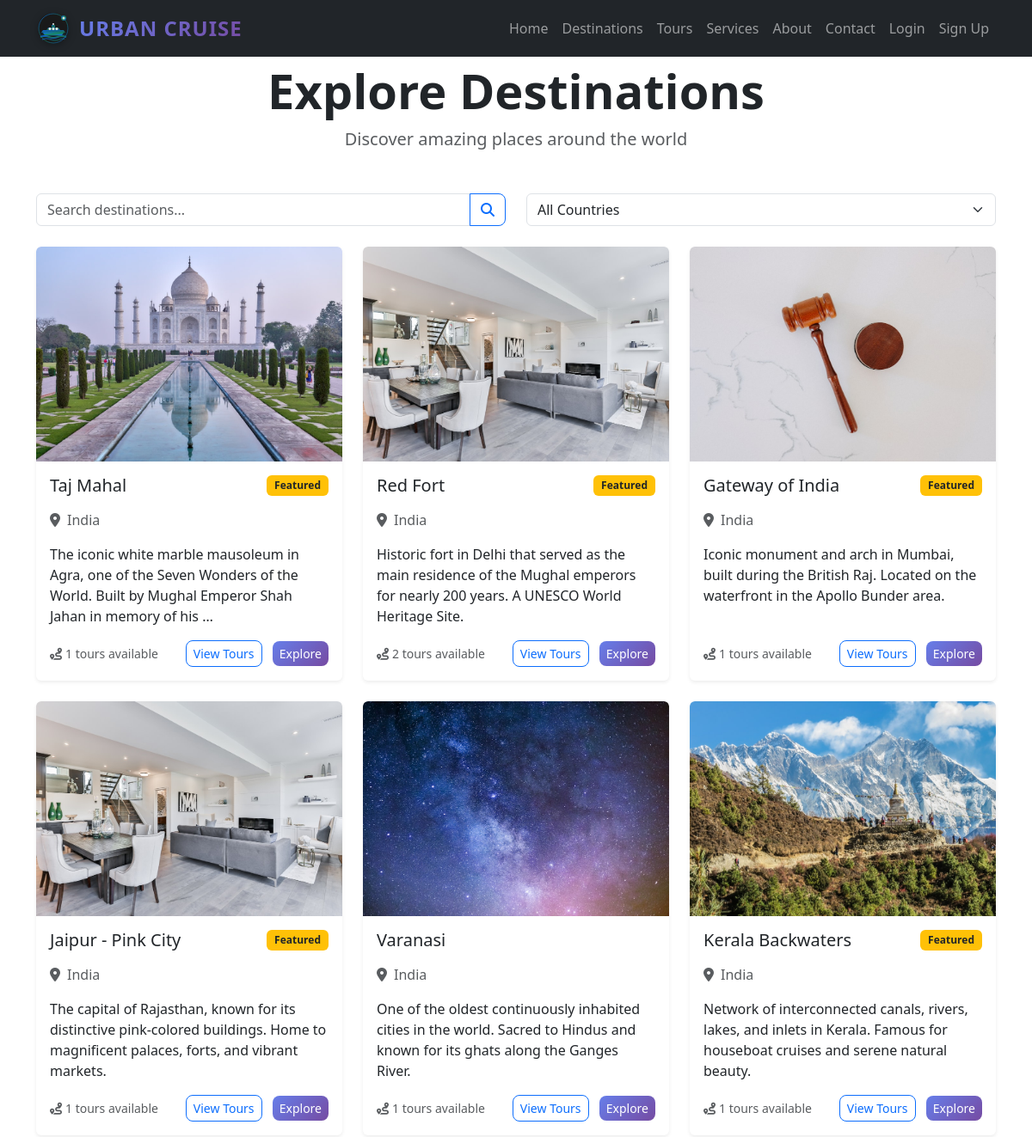
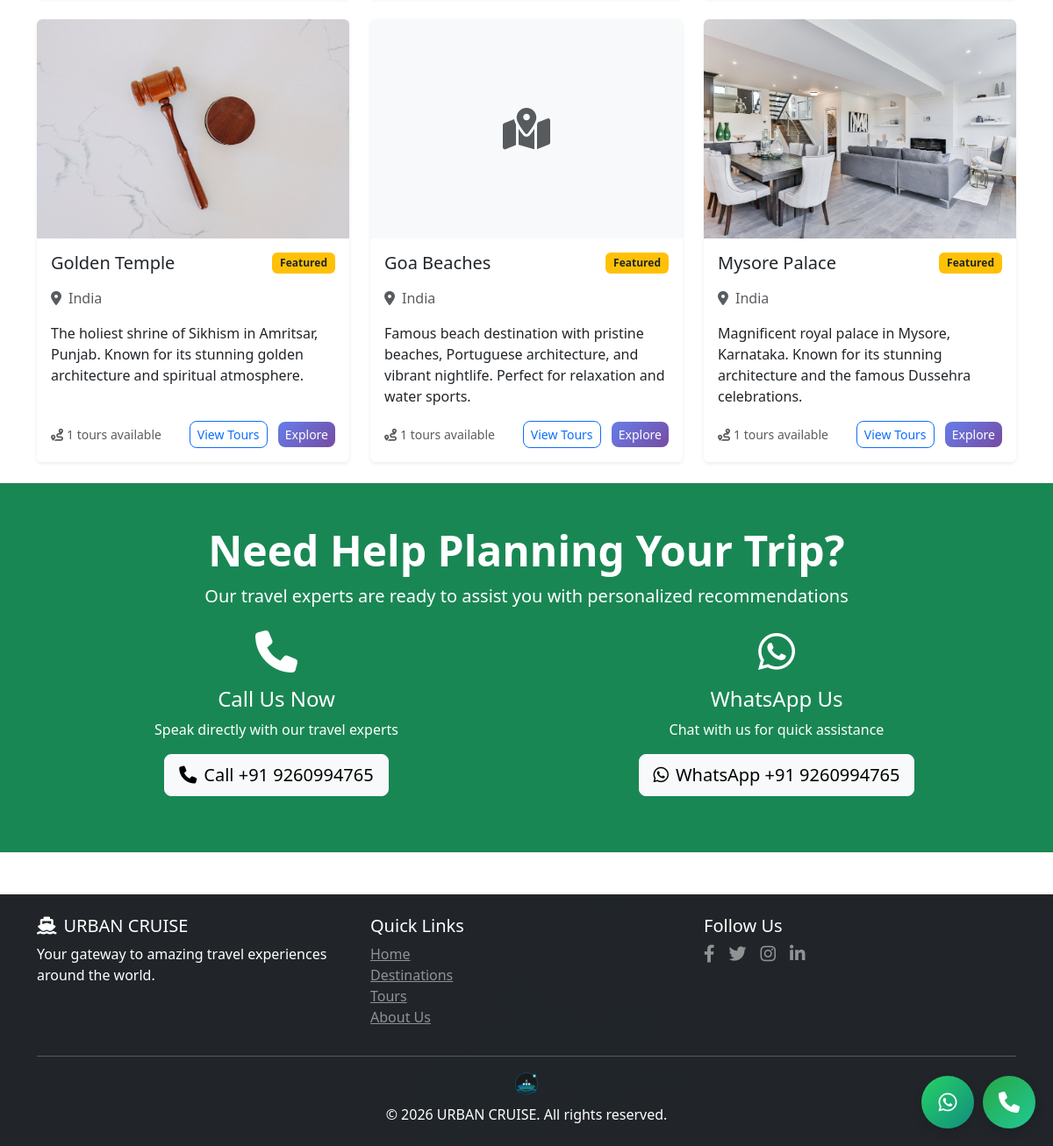
/destinations/, run on the app's committed database (2 pictures, top to bottom).
### travel/models.py (models this page shows, shortened)
class Destination(models.Model):
    name = models.CharField(max_length=200)
    country = models.CharField(max_length=100)
    description = models.TextField()
    image = models.ImageField(upload_to='destinations/')
    featured = models.BooleanField(default=False)
    created_at = models.DateTimeField(auto_now_add=True)
    class Meta:
        verbose_name_plural = "Destinations"

### travel/views.py (the view)
# urls.py: path('destinations/', views.destinations, name='destinations'),
def destinations(request):
    destinations_list = Destination.objects.all()
    countries = Destination.objects.values_list('country', flat=True).distinct()
    search_query = request.GET.get('search', '')
    country_filter = request.GET.get('country', '')
    if search_query:
        destinations_list = destinations_list.filter(
            Q(name__icontains=search_query) | Q(description__icontains=search_query)
        )
    if country_filter:
        destinations_list = destinations_list.filter(country=country_filter)
    paginator = Paginator(destinations_list, 9)
    page_number = request.GET.get('page')
    destinations = paginator.get_page(page_number)
    context = {
        'destinations': destinations,
        'countries': countries,
        'search_query': search_query,
        'selected_country': country_filter,
    }
    return render(request, 'travel/destinations.html', context)

### templates/travel/destinations.html (shortened to what this page needs)
{% extends 'base.html' %}
{% block content %}
<div class="container mt-5 pt-4">
    <div class="text-center mb-5">
        <h1 class="display-4 fw-bold">Explore Destinations</h1>
        <p class="lead text-muted">Discover amazing places around the world</p>
    </div>
    <div class="row mb-4">
        <div class="col-md-6">
            <div class="input-group">
                <input type="text" class="form-control" placeholder="Search destinations..." id="searchInput">
                <button class="btn btn-outline-primary" type="button">
                    <i class="fas fa-search"></i>
                </button>
            </div>
        </div>
        <div class="col-md-6">
            <select class="form-select" id="countryFilter">
                <option value="">All Countries</option>
            </select>
        </div>
    </div>
    <div class="row" id="destinationsGrid">
        {% for destination in destinations %}
        <div class="col-md-6 col-lg-4 mb-4 destination-item" data-country="{{ destination.country }}" data-name="{{ destination.name|lower }}">
            <div class="card h-100 shadow-sm destination-card">
                {% if destination.image %}
                <img src="{{ destination.image.url }}" class="card-img-top" alt="{{ destination.name }}" style="height: 250px; object-fit: cover;">
                {% else %}
                <div class="card-img-top d-flex align-items-center justify-content-center bg-light" style="height: 250px;">
                    <i class="fas fa-map-marked-alt fa-3x text-muted"></i>
                </div>
                {% endif %}
                <div class="card-body d-flex flex-column">
                    <div class="d-flex justify-content-between align-items-start mb-2">
                        <h5 class="card-title">{{ destination.name }}</h5>
                        {% if destination.featured %}
                        <span class="badge bg-warning text-dark">Featured</span>
                        {% endif %}
                    </div>
                    <p class="text-muted mb-3">
                        <i class="fas fa-map-marker-alt me-2"></i>{{ destination.country }}
                    </p>
                    <p class="card-text flex-grow-1">{{ destination.description|truncatewords:25 }}</p>
                    <div class="d-flex justify-content-between align-items-center mt-auto">
                        <small class="text-muted">
                            <i class="fas fa-route me-1"></i>{{ destination.tours.count }} tours available
                        </small>
                        <div>
                            <a href="{% url 'tours' %}" class="btn btn-outline-primary btn-sm me-2">View Tours</a>
                            <a href="{% url 'tours' %}?destination={{ destination.name }}" class="btn btn-primary btn-sm">Explore</a>
                        </div>
                    </div>
                </div>
            </div>
        </div>
        {% endfor %}
    </div>
</div>
<section class="py-5 bg-success text-white">
    <div class="container">
        <div class="text-center mb-4">
            <h2 class="display-5 fw-bold">Need Help Planning Your Trip?</h2>
            <p class="lead">Our travel experts are ready to assist you with personalized recommendations</p>
        </div>
        <div class="row">
            <div class="col-md-6 mb-3">
                <div class="text-center">
                    <div class="mb-3">
                        <i class="fas fa-phone fa-3x"></i>
                    </div>
                    <h4>Call Us Now</h4>
                    <p class="mb-3">Speak directly with our travel experts</p>
                    <a href="tel:+919260994765" class="btn btn-light btn-lg">
                        <i class="fas fa-phone me-2"></i>Call +91 9260994765
                    </a>
                </div>
            </div>
            <div class="col-md-6 mb-3">
                <div class="text-center">
                    <div class="mb-3">
                        <i class="fab fa-whatsapp fa-3x"></i>
                    </div>
                    <h4>WhatsApp Us</h4>
                    <p class="mb-3">Chat with us for quick assistance</p>
                    <a href="https://wa.me/919260994765" target="_blank" class="btn btn-light btn-lg">
                        <i class="fab fa-whatsapp me-2"></i>WhatsApp +91 9260994765
                    </a>
                </div>
            </div>
        </div>
    </div>
</section>
{% endblock %}

### templates/base.html (shortened to what this page needs)
<!DOCTYPE html>
{% load static %}
<html lang="en">
<head>
    <link href="https://cdn.jsdelivr.net/npm/bootstrap@5.3.0/dist/css/bootstrap.min.css" rel="stylesheet">
    <link rel="stylesheet" href="https://cdnjs.cloudflare.com/ajax/libs/font-awesome/6.4.0/css/all.min.css">
    <link rel="stylesheet" href="{% static 'css/style.css' %}">
</head>
<body>
    <nav class="navbar navbar-expand-lg navbar-dark bg-dark fixed-top">
        <div class="container">
            <a class="navbar-brand fw-bold d-flex align-items-center logo-brand" href="{% url 'home' %}">
                <div class="logo-container">
                    <img src="{% static 'images/logo.svg' %}" alt="URBAN CRUISE Logo" width="40" height="40" class="logo-image">
                </div>
                <span class="logo-text">URBAN CRUISE</span>
            </a>
            <div class="collapse navbar-collapse" id="navbarNav">
                <ul class="navbar-nav ms-auto">
                    <li class="nav-item">
                        <a class="nav-link" href="{% url 'home' %}">Home</a>
                    </li>
                    <li class="nav-item">
                        <a class="nav-link" href="{% url 'destinations' %}">Destinations</a>
                    </li>
                    <li class="nav-item">
                        <a class="nav-link" href="{% url 'tours' %}">Tours</a>
                    </li>
                    <li class="nav-item">
                        <a class="nav-link" href="{% url 'services' %}">Services</a>
                    </li>
                    <li class="nav-item">
                        <a class="nav-link" href="{% url 'about' %}">About</a>
                    </li>
                    <li class="nav-item">
                        <a class="nav-link" href="{% url 'contact' %}">Contact</a>
                    </li>
                    {% if user.is_authenticated %}
                        <li class="nav-item dropdown">
                            <a class="nav-link dropdown-toggle" href="#" role="button" data-bs-toggle="dropdown">
                                <i class="fas fa-user me-1"></i>{{ user.username }}
                            </a>
                            <ul class="dropdown-menu">
                                <li><a class="dropdown-item" href="{% url 'profile' %}">My Profile</a></li>
                                <li><a class="dropdown-item" href="{% url 'my_bookings' %}">My Bookings</a></li>
                                <li><hr class="dropdown-divider"></li>
                                <li><a class="dropdown-item" href="{% url 'logout' %}">Logout</a></li>
                            </ul>
                        </li>
                    {% else %}
                        <li class="nav-item">
                            <a class="nav-link" href="{% url 'login' %}">Login</a>
                        </li>
                        <li class="nav-item">
                            <a class="nav-link" href="{% url 'signup' %}">Sign Up</a>
                        </li>
                    {% endif %}
                </ul>
            </div>
        </div>
    </nav>
    <main>
        {% block content %}
        {% endblock %}
    </main>
    <footer class="bg-dark text-white py-4 mt-5 position-relative">
        <div class="footer-watermark">
            <img src="{% static 'images/logo-watermark.svg' %}" alt="URBAN CRUISE Watermark" class="watermark-image">
        </div>
        <div class="container">
            <div class="row">
                <div class="col-md-4">
                    <h5><i class="fas fa-ship me-2"></i>URBAN CRUISE</h5>
                    <p>Your gateway to amazing travel experiences around the world.</p>
                </div>
                <div class="col-md-4">
                    <h5>Quick Links</h5>
                    <ul class="list-unstyled">
                        <li><a href="{% url 'home' %}" class="text-white-50">Home</a></li>
                        <li><a href="{% url 'destinations' %}" class="text-white-50">Destinations</a></li>
                        <li><a href="{% url 'tours' %}" class="text-white-50">Tours</a></li>
                        <li><a href="{% url 'about' %}" class="text-white-50">About Us</a></li>
                    </ul>
                </div>
                <div class="col-md-4">
                    <h5>Follow Us</h5>
                    <div class="d-flex gap-3">
                        <a href="#" class="text-white-50"><i class="fab fa-facebook-f fa-lg"></i></a>
                        <a href="#" class="text-white-50"><i class="fab fa-twitter fa-lg"></i></a>
                        <a href="#" class="text-white-50"><i class="fab fa-instagram fa-lg"></i></a>
                        <a href="#" class="text-white-50"><i class="fab fa-linkedin-in fa-lg"></i></a>
                    </div>
                </div>
            </div>
            <hr class="bg-white-50">
            <div class="text-center">
                <div class="mb-2">
                    <img src="{% static 'images/logo.svg' %}" alt="URBAN CRUISE Logo" width="30" height="30">
                </div>
                <p class="mb-0">&copy; 2026 URBAN CRUISE. All rights reserved.</p>
            </div>
        </div>
    </footer>
    <div class="single-contact-btn">
        <a href="tel:+919260994765" class="contact-btn-main" title="Call Us">
            <i class="fas fa-phone"></i>
        </a>
    </div>
    <div class="whatsapp-contact-btn">
        <a href="https://wa.me/919260994765?text=Hi%20URBAN%20CRUISE!%20I%20need%20help%20with%20travel%20booking." class="whatsapp-btn-main" title="WhatsApp Us" target="_blank">
            <i class="fab fa-whatsapp"></i>
        </a>
    </div>
</body>
</html>

### static/css/style.css (style rules this page uses)
.navbar-brand img { transition: transform 0.3s ease, filter 0.3s ease; }
.navbar-brand span { background: linear-gradient(135deg, #667eea 0%, #764ba2 100%); -webkit-background-clip: text; -webkit-text-fill-color: transparent; background-clip: text; font-weight: 700; letter-spacing: 1px; }
.single-contact-btn { position: fixed; bottom: 20px; right: 20px; z-index: 1000; }
.contact-btn-main { display: flex; align-items: center; justify-content: center; width: 60px; height: 60px; background: linear-gradient(135deg, #28a745, #20c997); color: white; text-decoration: none; border-radius: 50%; font-size: 24px; box-shadow: 0 4px 12px rgba(0, 0, 0, 0.15); transition: all 0.3s ease; }
.whatsapp-contact-btn { position: fixed; bottom: 20px; right: 90px; z-index: 1000; }
.whatsapp-btn-main { display: flex; align-items: center; justify-content: center; width: 60px; height: 60px; background: linear-gradient(135deg, #25D366, #128C7E); color: white; text-decoration: none; border-radius: 50%; font-size: 24px; box-shadow: 0 4px 12px rgba(0, 0, 0, 0.15); transition: all 0.3s ease; }
.destination-card, .tour-card { transition: transform 0.3s ease, box-shadow 0.3s ease; border: none; overflow: hidden; }
.destination-card img, .tour-card img { transition: transform 0.3s ease; }
.navbar-brand { font-size: 1.5rem; font-weight: 700; }
.navbar-nav .nav-link { font-weight: 500; transition: color 0.3s ease; }
.btn { border-radius: 8px; font-weight: 500; transition: all 0.3s ease; }
.btn-primary { background: linear-gradient(135deg, #667eea 0%, #764ba2 100%); border: none; }
footer { margin-top: auto; }
.badge { font-size: 0.75rem; padding: 0.5em 0.75em; }

### templates/base.html (style rules this page uses)
.logo-brand { transition: all 0.3s ease; position: relative; }
.logo-container { position: relative; margin-right: 10px; display: inline-block; }
.logo-image { transition: all 0.3s ease; filter: drop-shadow(0 2px 4px rgba(0, 0, 0, 0.3)); position: relative; z-index: 2; }
.logo-text { background: linear-gradient(45deg, #0d6efd, #198754); -webkit-background-clip: text; -webkit-text-fill-color: transparent; background-clip: text; color: transparent; font-weight: bold; transition: all 0.3s ease; }
.footer-watermark { position: absolute; top: 0; left: 0; right: 0; bottom: 0; display: flex; align-items: center; justify-content: center; pointer-events: none; z-index: 0; overflow: hidden; }
.watermark-image { width: 100%; height: 100%; opacity: 0.05; transform: rotate(-15deg) scale(1.5); transition: opacity 0.3s ease; }
footer .container, footer .row, footer .col-md-4, footer h5, footer p, footer ul, footer a, footer hr, footer .text-center { position: relative; z-index: 1; }

### data on the page
Destination: image (picture), name "Taj Mahal", featured "Featured", country "India", description "The iconic white marble mausoleum in Agra, one of the Seven Wonders of the World. Built by Mughal Emperor Shah Jahan in memory of his …", tours.count "1"
Destination: image (picture), name "Red Fort", featured "Featured", country "India", description "Historic fort in Delhi that served as the main residence of the Mughal emperors for nearly 200 years. A UNESCO World Heritage Site.", tours.count "2"
Destination: image (picture), name "Gateway of India", featured "Featured", country "India", description "Iconic monument and arch in Mumbai, built during the British Raj. Located on the waterfront in the Apollo Bunder area.", tours.count "1"
Destination: image (picture), name "Jaipur - Pink City", featured "Featured", country "India", description "The capital of Rajasthan, known for its distinctive pink-colored buildings. Home to magnificent palaces, forts, and vibrant markets.", tours.count "1"
Destination: image (picture), name "Varanasi", country "India", description "One of the oldest continuously inhabited cities in the world. Sacred to Hindus and known for its ghats along the Ganges River.", tours.count "1"
Destination: image (picture), name "Kerala Backwaters", featured "Featured", country "India", description "Network of interconnected canals, rivers, lakes, and inlets in Kerala. Famous for houseboat cruises and serene natural beauty.", tours.count "1"
Destination: image (picture), name "Golden Temple", featured "Featured", country "India", description "The holiest shrine of Sikhism in Amritsar, Punjab. Known for its stunning golden architecture and spiritual atmosphere.", tours.count "1"
Destination: name "Goa Beaches", featured "Featured", country "India", description "Famous beach destination with pristine beaches, Portuguese architecture, and vibrant nightlife. Perfect for relaxation and water sports.", tours.count "1"
Destination: image (picture), name "Mysore Palace", featured "Featured", country "India", description "Magnificent royal palace in Mysore, Karnataka. Known for its stunning architecture and the famous Dussehra celebrations.", tours.count "1"
